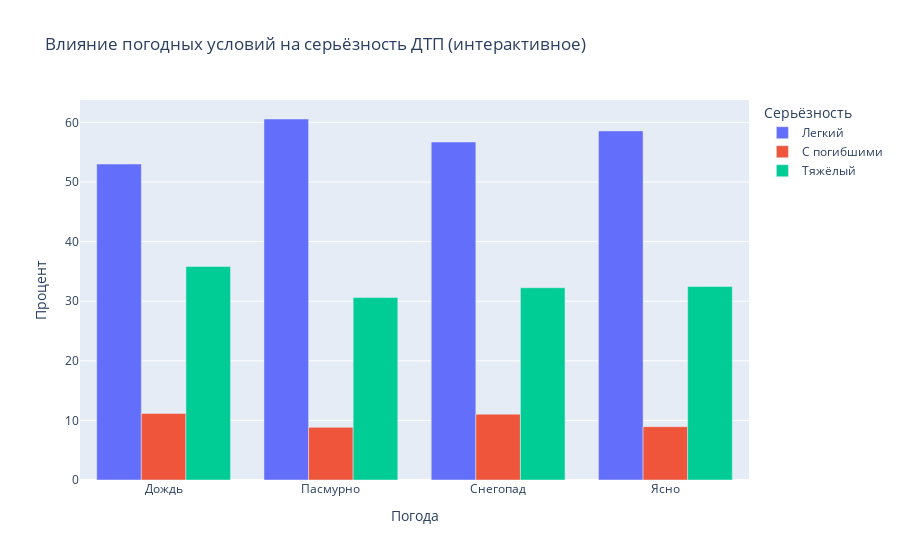

Here is the notebook cell this chart was saved with:
### Code cell
fig = px.bar(
    df_count,
    x='weather',        
    y='percentage',     
    color='severity',  
    barmode='group',
    hover_data=['count', 'total','severity'],
    labels={
        'weather': 'Погода',
        'percentage': 'Процент',
        'severity': 'Серьёзность'
    },
    title='Влияние погодных условий на серьёзность ДТП (интерактивное)'
)

fig.update_traces(
    hovertemplate=
        'Погода: %{x}<br>' +
        'Серьёзность: %{customdata[2]}<br>' +
        'Процент: %{y:.1f}%<br>' +
        'ДТП серьёзности %{customdata[2]}: %{customdata[0]}<br>'
        'Всего ДТП: %{customdata[1]}<br>' +
        '<extra></extra>'
)
fig.show()

### Figure 1 — Plotly figure (JSON) as saved in the notebook; plotly's stock layout.template omitted (floating-point values rounded to 4 significant figures)
{"data": [{"alignmentgroup": "True", "customdata": [[51221, 96636, "Легкий"], [418164, 690431, "Легкий"], [49191, 86746, "Легкий"], [791387, 1351199, "Легкий"]], "hovertemplate": "Погода: %{x}<br>Серьёзность: %{customdata[2]}<br>Процент: %{y:.1f}%<br>ДТП серьёзности %{customdata[2]}: %{customdata[0]}<br>Всего ДТП: %{customdata[1]}<br><extra></extra>", "legendgroup": "Легкий", "marker": {"color": "#636efa", "pattern": {"shape": ""}}, "name": "Легкий", "offsetgroup": "Легкий", "orientation": "v", "showlegend": true, "textposition": "auto", "type": "bar", "x": ["Дождь", "Пасмурно", "Снегопад", "Ясно"], "xaxis": "x", "y": [53.0, 60.57, 56.71, 58.57], "yaxis": "y"}, {"alignmentgroup": "True", "customdata": [[10793, 96636, "С погибшими"], [60985, 690431, "С погибшими"], [9577, 86746, "С погибшими"], [120952, 1351199, "С погибшими"]], "hovertemplate": "Погода: %{x}<br>Серьёзность: %{customdata[2]}<br>Процент: %{y:.1f}%<br>ДТП серьёзности %{customdata[2]}: %{customdata[0]}<br>Всего ДТП: %{customdata[1]}<br><extra></extra>", "legendgroup": "С погибшими", "marker": {"color": "#EF553B", "pattern": {"shape": ""}}, "name": "С погибшими", "offsetgroup": "С погибшими", "orientation": "v", "showlegend": true, "textposition": "auto", "type": "bar", "x": ["Дождь", "Пасмурно", "Снегопад", "Ясно"], "xaxis": "x", "y": [11.17, 8.833, 11.04, 8.951], "yaxis": "y"}, {"alignmentgroup": "True", "customdata": [[34622, 96636, "Тяжёлый"], [211282, 690431, "Тяжёлый"], [27978, 86746, "Тяжёлый"], [438860, 1351199, "Тяжёлый"]], "hovertemplate": "Погода: %{x}<br>Серьёзность: %{customdata[2]}<br>Процент: %{y:.1f}%<br>ДТП серьёзности %{customdata[2]}: %{customdata[0]}<br>Всего ДТП: %{customdata[1]}<br><extra></extra>", "legendgroup": "Тяжёлый", "marker": {"color": "#00cc96", "pattern": {"shape": ""}}, "name": "Тяжёлый", "offsetgroup": "Тяжёлый", "orientation": "v", "showlegend": true, "textposition": "auto", "type": "bar", "x": ["Дождь", "Пасмурно", "Снегопад", "Ясно"], "xaxis": "x", "y": [35.83, 30.6, 32.25, 32.48], "yaxis": "y"}], "layout": {"autosize": true, "barmode": "group", "legend": {"title": {"text": "Серьёзность"}, "tracegroupgap": 0}, "title": {"text": "Влияние погодных условий на серьёзность ДТП (интерактивное)"}, "xaxis": {"anchor": "y", "autorange": true, "domain": [0, 1], "range": [-0.5, 3.5], "title": {"text": "Погода"}, "type": "category"}, "yaxis": {"anchor": "x", "autorange": true, "domain": [0, 1], "range": [0, 63.75], "title": {"text": "Процент"}, "type": "linear"}}}
